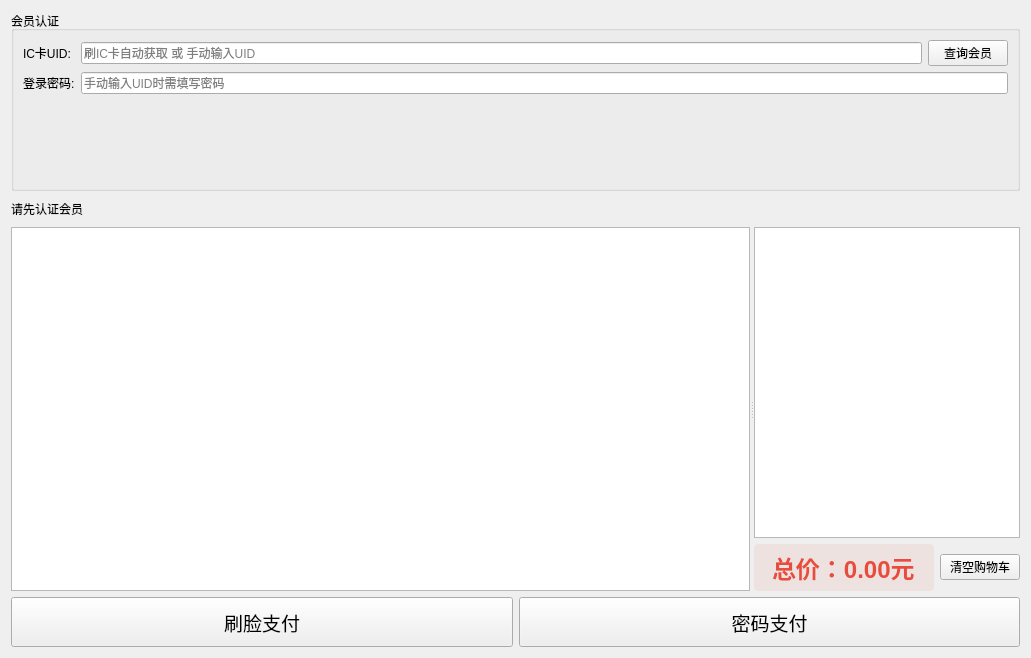
<?xml version="1.0" encoding="UTF-8"?>
<ui version="4.0">
 <class>SettlementWidget</class>
 <widget class="QWidget" name="SettlementWidget">
  <property name="geometry">
   <rect>
    <x>0</x>
    <y>0</y>
    <width>1031</width>
    <height>658</height>
   </rect>
  </property>
  <property name="windowTitle">
   <string>选购商品</string>
  </property>
  <layout class="QVBoxLayout" name="verticalLayout">
   <item>
    <widget class="QGroupBox" name="groupBox_auth">
     <property name="sizePolicy">
      <sizepolicy hsizetype="Expanding" vsizetype="Fixed">
       <horstretch>0</horstretch>
       <verstretch>0</verstretch>
      </sizepolicy>
     </property>
     <property name="minimumSize">
      <size>
       <width>0</width>
       <height>180</height>
       </size>
      </property>
      <property name="maximumSize">
       <size>
        <width>16777215</width>
        <height>180</height>
      </size>
     </property>
     <property name="title">
      <string>会员认证</string>
     </property>
     <layout class="QFormLayout" name="formLayout_auth">
      <item row="0" column="0">
       <widget class="QLabel" name="label_uid">
        <property name="text">
         <string>IC卡UID:</string>
        </property>
       </widget>
      </item>
      <item row="0" column="1">
       <layout class="QHBoxLayout" name="horizontalLayout_uid">
        <item>
         <widget class="QLineEdit" name="lineEdit_uid">
          <property name="placeholderText">
           <string>刷IC卡自动获取 或 手动输入UID</string>
          </property>
         </widget>
        </item>
        <item>
         <widget class="QPushButton" name="btn_query_member">
          <property name="text">
           <string>查询会员</string>
          </property>
         </widget>
        </item>
       </layout>
      </item>
      <item row="1" column="0">
       <widget class="QLabel" name="label_password">
        <property name="text">
         <string>登录密码:</string>
        </property>
       </widget>
      </item>
      <item row="1" column="1">
       <widget class="QLineEdit" name="lineEdit_password">
        <property name="echoMode">
         <enum>QLineEdit::Password</enum>
        </property>
        <property name="placeholderText">
         <string>手动输入UID时需填写密码</string>
        </property>
       </widget>
      </item>
     </layout>
    </widget>
   </item>
   <item>
    <widget class="QLabel" name="label_member_info">
     <property name="sizePolicy">
      <sizepolicy hsizetype="Expanding" vsizetype="Fixed">
       <horstretch>0</horstretch>
       <verstretch>0</verstretch>
      </sizepolicy>
     </property>
     <property name="minimumSize">
      <size>
       <width>0</width>
       <height>24</height>
      </size>
     </property>
     <property name="maximumSize">
      <size>
       <width>16777215</width>
       <height>24</height>
      </size>
     </property>
     <property name="text">
      <string>请先认证会员</string>
     </property>
    </widget>
   </item>
   <item>
    <widget class="QSplitter" name="splitter_main">
     <property name="orientation">
      <enum>Qt::Horizontal</enum>
     </property>
     <widget class="QTableWidget" name="tableWidget_goods">
      <property name="sizePolicy">
       <sizepolicy hsizetype="Expanding" vsizetype="Expanding">
        <horstretch>3</horstretch>
        <verstretch>1</verstretch>
       </sizepolicy>
      </property>
      <property name="minimumSize">
       <size>
        <width>300</width>
        <height>200</height>
       </size>
      </property>
     </widget>
     <widget class="QWidget" name="widget_cart_area">
      <layout class="QVBoxLayout" name="verticalLayout_cart">
       <property name="spacing">
        <number>6</number>
       </property>
       <property name="leftMargin">
        <number>0</number>
       </property>
       <property name="topMargin">
        <number>0</number>
       </property>
       <property name="rightMargin">
        <number>0</number>
       </property>
       <property name="bottomMargin">
        <number>0</number>
       </property>
       <item>
        <widget class="QTableWidget" name="tableWidget_cart">
         <property name="sizePolicy">
          <sizepolicy hsizetype="Expanding" vsizetype="Expanding">
           <horstretch>2</horstretch>
           <verstretch>1</verstretch>
          </sizepolicy>
         </property>
         <property name="minimumSize">
          <size>
           <width>0</width>
           <height>200</height>
          </size>
         </property>
        </widget>
       </item>
       <item>
        <layout class="QHBoxLayout" name="horizontalLayout_cart_total">
         <item>
          <widget class="QLabel" name="label_total">
           <property name="font">
            <font>
             <pointsize>18</pointsize>
             <weight>75</weight>
             <bold>true</bold>
            </font>
           </property>
           <property name="styleSheet">
            <string>color: #e74c3c; padding: 6px 12px; background: rgba(231,76,60,0.08); border-radius: 4px;</string>
           </property>
           <property name="text">
            <string>总价：0.00元</string>
           </property>
          </widget>
         </item>
         <item>
          <widget class="QPushButton" name="btn_clear_cart">
           <property name="text">
            <string>清空购物车</string>
           </property>
          </widget>
         </item>
        </layout>
       </item>
      </layout>
     </widget>
    </widget>
   </item>
   <item>
    <layout class="QHBoxLayout" name="horizontalLayout_2">
     <item>
      <widget class="QPushButton" name="btn_face_pay">
       <property name="minimumSize">
        <size>
         <width>150</width>
         <height>50</height>
        </size>
       </property>
       <property name="font">
        <font>
         <pointsize>14</pointsize>
        </font>
       </property>
       <property name="text">
        <string>刷脸支付</string>
       </property>
      </widget>
     </item>
     <item>
      <widget class="QPushButton" name="btn_password_pay">
       <property name="minimumSize">
        <size>
         <width>150</width>
         <height>50</height>
        </size>
       </property>
       <property name="font">
        <font>
         <pointsize>14</pointsize>
        </font>
       </property>
       <property name="text">
        <string>密码支付</string>
       </property>
      </widget>
     </item>
    </layout>
   </item>
  </layout>
 </widget>
 <resources/>
 <connections/>
</ui>
